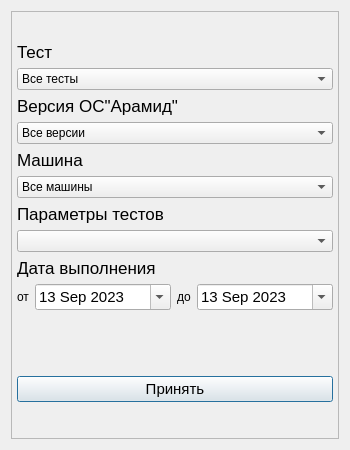
<?xml version="1.0" encoding="UTF-8"?>
<ui version="4.0">
 <class>Dialog</class>
 <widget class="QDialog" name="Dialog">
  <property name="geometry">
   <rect>
    <x>0</x>
    <y>0</y>
    <width>350</width>
    <height>450</height>
   </rect>
  </property>
  <property name="minimumSize">
   <size>
    <width>350</width>
    <height>450</height>
   </size>
  </property>
  <property name="maximumSize">
   <size>
    <width>350</width>
    <height>450</height>
   </size>
  </property>
  <property name="windowTitle">
   <string>Расширенный поиск</string>
  </property>
  <property name="styleSheet">
   <string notr="true">/* Цвета и шрифты */
    QDateEdit QCalendarWidget {
        background-color: #2c3e50; /* Цвет фона */
        color: #ecf0f1; /* Цвет текста */
        font-family: Arial, sans-serif; /* Шрифт */
    }
    
    /* Кнопки вверх/вниз для переключения месяцев/годов */
    QDateEdit QCalendarWidget QAbstractItemView {
        background-color: #34495e; /* Цвет фона */
        color: #ecf0f1; /* Цвет текста */
    }

    /* Кнопки переключения месяцев/годов */
    QDateEdit QCalendarWidget QToolButton {
        background-color: #2c3e50; /* Цвет фона */
        color: #ecf0f1; /* Цвет текста */
    }

    /* Кнопки всплывающего окна */
    QDateEdit QCalendarWidget QToolButton:hover {
        background-color: #4a69bd; /* Цвет фона при наведении */
    }

    /* Фон выделенной даты */
    QDateEdit QCalendarWidget QTableView:selected {
        background-color: #4a69bd; /* Цвет фона */
        color: #ecf0f1; /* Цвет текста */
    }

    /* Фон для выходных дней */
    QDateEdit QCalendarWidget QTableView:!disabled {
        alternate-background-color: #34495e; /* Цвет фона */
    }
    
    /* Границы ячеек */
    QDateEdit QCalendarWidget QTableView {
        border: 1px solid #34495e; /* Цвет границ */
    }

QDateEdit QCalendarWidget QHeaderView {
        background-color: #ffffff; /* Цвет фона */
        color: #ecf0f1; /* Цвет текста */
    }

    /* Переключатели месяцев и годов */
    QDateEdit QCalendarWidget QToolButton {
        background-color: #2c3e50; /* Цвет фона */
        color: #ecf0f1; /* Цвет текста */
    }

    /* Переключатели месяцев и годов при наведении */
    QDateEdit QCalendarWidget QToolButton:hover {
        background-color: #4a69bd; /* Цвет фона при наведении */
    }</string>
  </property>
  <property name="sizeGripEnabled">
   <bool>false</bool>
  </property>
  <layout class="QVBoxLayout" name="verticalLayout">
   <item>
    <widget class="QFrame" name="frame">
     <property name="frameShape">
      <enum>QFrame::Shape::StyledPanel</enum>
     </property>
     <property name="frameShadow">
      <enum>QFrame::Shadow::Raised</enum>
     </property>
     <layout class="QVBoxLayout" name="verticalLayout_2">
      <property name="leftMargin">
       <number>5</number>
      </property>
      <property name="topMargin">
       <number>0</number>
      </property>
      <property name="rightMargin">
       <number>5</number>
      </property>
      <property name="bottomMargin">
       <number>5</number>
      </property>
      <item>
       <layout class="QGridLayout" name="gridLayout">
        <property name="horizontalSpacing">
         <number>6</number>
        </property>
        <item row="11" column="4" colspan="2">
         <widget class="QDateEdit" name="before_dateEdit">
          <property name="sizePolicy">
           <sizepolicy hsizetype="Expanding" vsizetype="Fixed">
            <horstretch>0</horstretch>
            <verstretch>0</verstretch>
           </sizepolicy>
          </property>
          <property name="font">
           <font>
            <pointsize>11</pointsize>
           </font>
          </property>
          <property name="cursor">
           <cursorShape>IBeamCursor</cursorShape>
          </property>
          <property name="minimumDateTime">
           <datetime>
            <hour>9</hour>
            <minute>0</minute>
            <second>0</second>
            <year>2023</year>
            <month>9</month>
            <day>13</day>
           </datetime>
          </property>
          <property name="minimumDate">
           <date>
            <year>2023</year>
            <month>9</month>
            <day>13</day>
           </date>
          </property>
          <property name="calendarPopup">
           <bool>true</bool>
          </property>
         </widget>
        </item>
        <item row="11" column="1" colspan="2">
         <widget class="QDateEdit" name="from_dateEdit">
          <property name="sizePolicy">
           <sizepolicy hsizetype="Expanding" vsizetype="Fixed">
            <horstretch>0</horstretch>
            <verstretch>0</verstretch>
           </sizepolicy>
          </property>
          <property name="font">
           <font>
            <pointsize>11</pointsize>
           </font>
          </property>
          <property name="cursor">
           <cursorShape>IBeamCursor</cursorShape>
          </property>
          <property name="minimumDateTime">
           <datetime>
            <hour>9</hour>
            <minute>0</minute>
            <second>0</second>
            <year>2023</year>
            <month>9</month>
            <day>13</day>
           </datetime>
          </property>
          <property name="minimumDate">
           <date>
            <year>2023</year>
            <month>9</month>
            <day>13</day>
           </date>
          </property>
          <property name="calendarPopup">
           <bool>true</bool>
          </property>
         </widget>
        </item>
        <item row="0" column="0" colspan="6">
         <widget class="QLabel" name="label_7">
          <property name="sizePolicy">
           <sizepolicy hsizetype="Preferred" vsizetype="Fixed">
            <horstretch>0</horstretch>
            <verstretch>0</verstretch>
           </sizepolicy>
          </property>
          <property name="font">
           <font>
            <pointsize>13</pointsize>
           </font>
          </property>
          <property name="text">
           <string>Тест</string>
          </property>
         </widget>
        </item>
        <item row="6" column="0" colspan="6">
         <widget class="QLabel" name="label_3">
          <property name="sizePolicy">
           <sizepolicy hsizetype="Preferred" vsizetype="Fixed">
            <horstretch>0</horstretch>
            <verstretch>0</verstretch>
           </sizepolicy>
          </property>
          <property name="font">
           <font>
            <pointsize>13</pointsize>
           </font>
          </property>
          <property name="text">
           <string>Параметры тестов</string>
          </property>
         </widget>
        </item>
        <item row="1" column="0" colspan="6">
         <widget class="QComboBox" name="test_comboBox">
          <property name="cursor">
           <cursorShape>PointingHandCursor</cursorShape>
          </property>
          <item>
           <property name="text">
            <string>Все тесты</string>
           </property>
          </item>
         </widget>
        </item>
        <item row="10" column="0" colspan="6">
         <widget class="QLabel" name="label_4">
          <property name="sizePolicy">
           <sizepolicy hsizetype="Preferred" vsizetype="Fixed">
            <horstretch>0</horstretch>
            <verstretch>0</verstretch>
           </sizepolicy>
          </property>
          <property name="font">
           <font>
            <pointsize>13</pointsize>
           </font>
          </property>
          <property name="text">
           <string>Дата выполнения</string>
          </property>
         </widget>
        </item>
        <item row="3" column="0" colspan="6">
         <widget class="QComboBox" name="version_os_comboBox">
          <property name="cursor">
           <cursorShape>PointingHandCursor</cursorShape>
          </property>
          <item>
           <property name="text">
            <string>Все версии</string>
           </property>
          </item>
         </widget>
        </item>
        <item row="11" column="3">
         <widget class="QLabel" name="label_6">
          <property name="sizePolicy">
           <sizepolicy hsizetype="Fixed" vsizetype="Preferred">
            <horstretch>0</horstretch>
            <verstretch>0</verstretch>
           </sizepolicy>
          </property>
          <property name="text">
           <string>до</string>
          </property>
         </widget>
        </item>
        <item row="5" column="0" colspan="6">
         <widget class="QComboBox" name="machine_comboBox">
          <item>
           <property name="text">
            <string>Все машины</string>
           </property>
          </item>
         </widget>
        </item>
        <item row="4" column="0" colspan="6">
         <widget class="QLabel" name="label">
          <property name="sizePolicy">
           <sizepolicy hsizetype="Preferred" vsizetype="Fixed">
            <horstretch>0</horstretch>
            <verstretch>0</verstretch>
           </sizepolicy>
          </property>
          <property name="font">
           <font>
            <pointsize>13</pointsize>
           </font>
          </property>
          <property name="text">
           <string>Машина</string>
          </property>
         </widget>
        </item>
        <item row="2" column="0" colspan="6">
         <widget class="QLabel" name="label_2">
          <property name="sizePolicy">
           <sizepolicy hsizetype="Preferred" vsizetype="Fixed">
            <horstretch>0</horstretch>
            <verstretch>0</verstretch>
           </sizepolicy>
          </property>
          <property name="font">
           <font>
            <pointsize>13</pointsize>
           </font>
          </property>
          <property name="text">
           <string>Версия ОС&quot;Арамид&quot;</string>
          </property>
         </widget>
        </item>
        <item row="11" column="0">
         <widget class="QLabel" name="label_5">
          <property name="sizePolicy">
           <sizepolicy hsizetype="Fixed" vsizetype="Preferred">
            <horstretch>0</horstretch>
            <verstretch>0</verstretch>
           </sizepolicy>
          </property>
          <property name="text">
           <string>от</string>
          </property>
         </widget>
        </item>
        <item row="7" column="0" colspan="6">
         <widget class="QComboBox" name="parametrs_tests"/>
        </item>
       </layout>
      </item>
      <item>
       <spacer name="verticalSpacer_2">
        <property name="orientation">
         <enum>Qt::Orientation::Vertical</enum>
        </property>
        <property name="sizeType">
         <enum>QSizePolicy::Policy::Fixed</enum>
        </property>
        <property name="sizeHint" stdset="0">
         <size>
          <width>20</width>
          <height>30</height>
         </size>
        </property>
       </spacer>
      </item>
      <item>
       <widget class="QPushButton" name="accept_btn">
        <property name="font">
         <font>
          <pointsize>11</pointsize>
         </font>
        </property>
        <property name="cursor">
         <cursorShape>PointingHandCursor</cursorShape>
        </property>
        <property name="text">
         <string>Принять</string>
        </property>
       </widget>
      </item>
     </layout>
    </widget>
   </item>
  </layout>
 </widget>
 <resources/>
 <connections/>
</ui>
